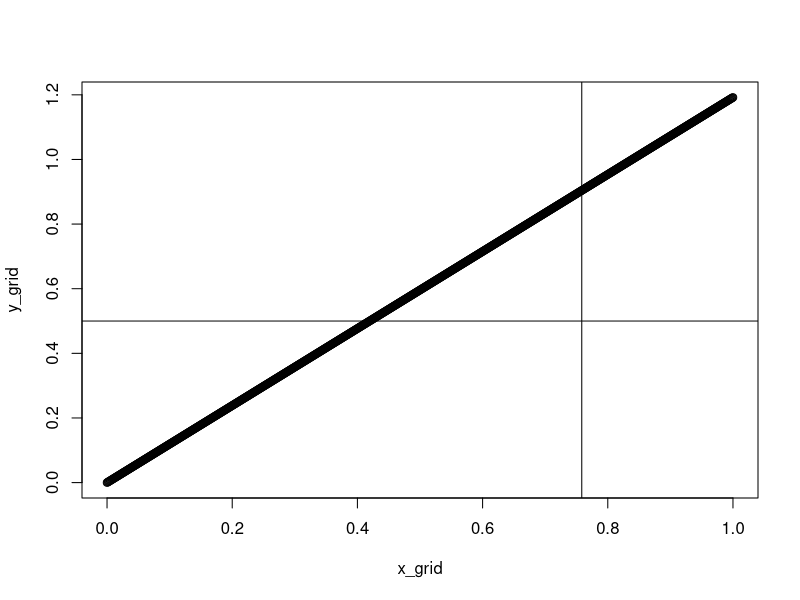

Here is the R script that generated this plot:


# get MLE in hybrid censoring case (see equation (8) in Lindqvist)
get_tau_eq_8 <- function(u, theta, c, r) {

  R <- sum(u < c)
  u_sorted <- sort(u)

  if (R < r) {
    denom <- sum(u_sorted[1:r] / theta) + (n-r) * (u_sorted[r] / theta)
    return (r / denom)
  } else {
    denom <- sum(u_sorted[1:R] / theta) + (n-R) * c
    return(R / denom)
  }
}


n <- 2
r <- 1
u <- rexp(n)
theta <- 2
c <- 1

x_grid <- seq(0, 1, length.out = 1000)
y_grid <- sapply(x_grid, 
  FUN = get_tau_eq_8, 
  u = u, 
  c = c, 
  r = r)


plot(x_grid, y_grid)
abline(v = min(u) / c)
abline(h = 1 / (2 * c)) # paper says that (U(1)/c, 1/2c) is a point on the graph

# Question: why is this plot an exp curve? 
# I was expecting a piecewise constant strictly monotonous graph
